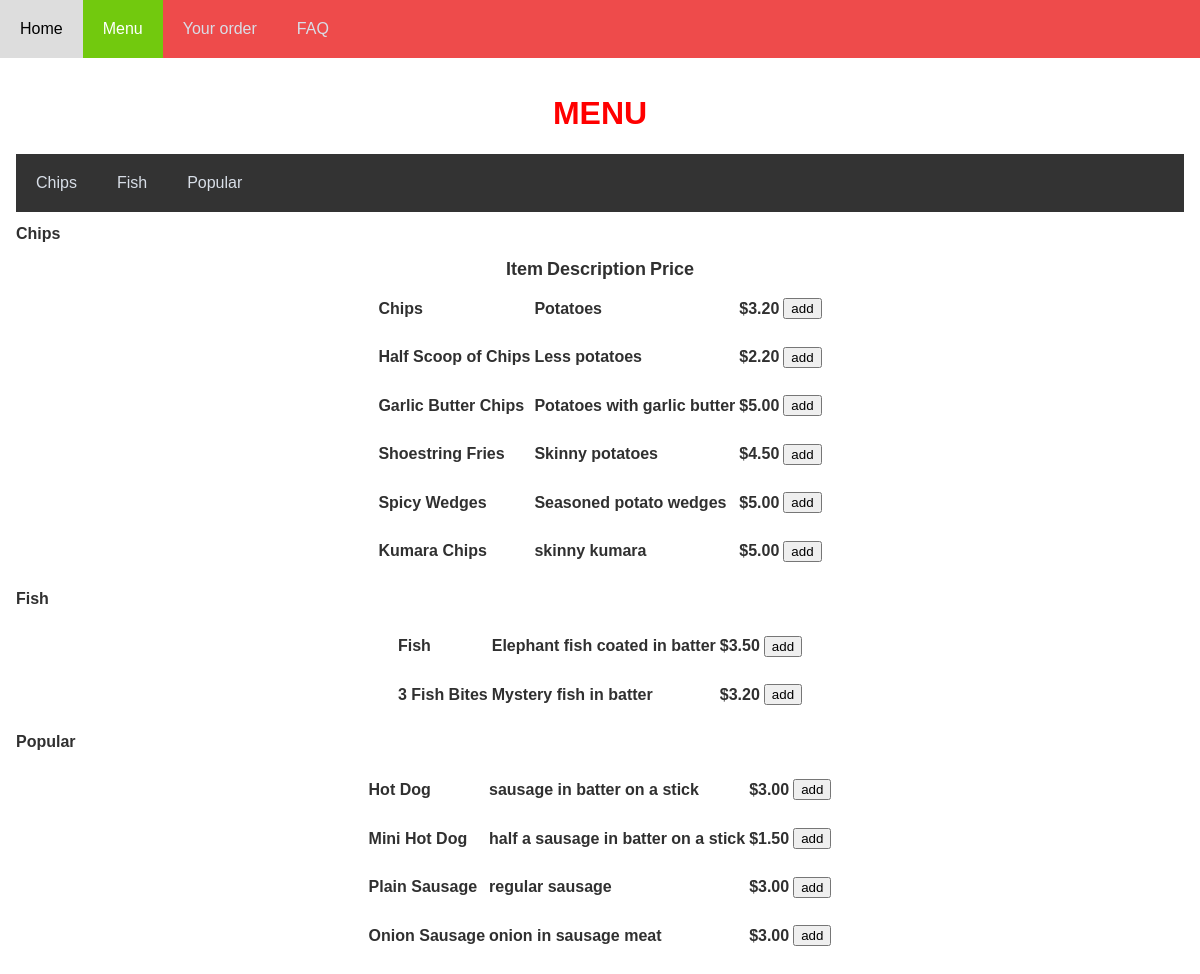
Before: /menu with the older database file.
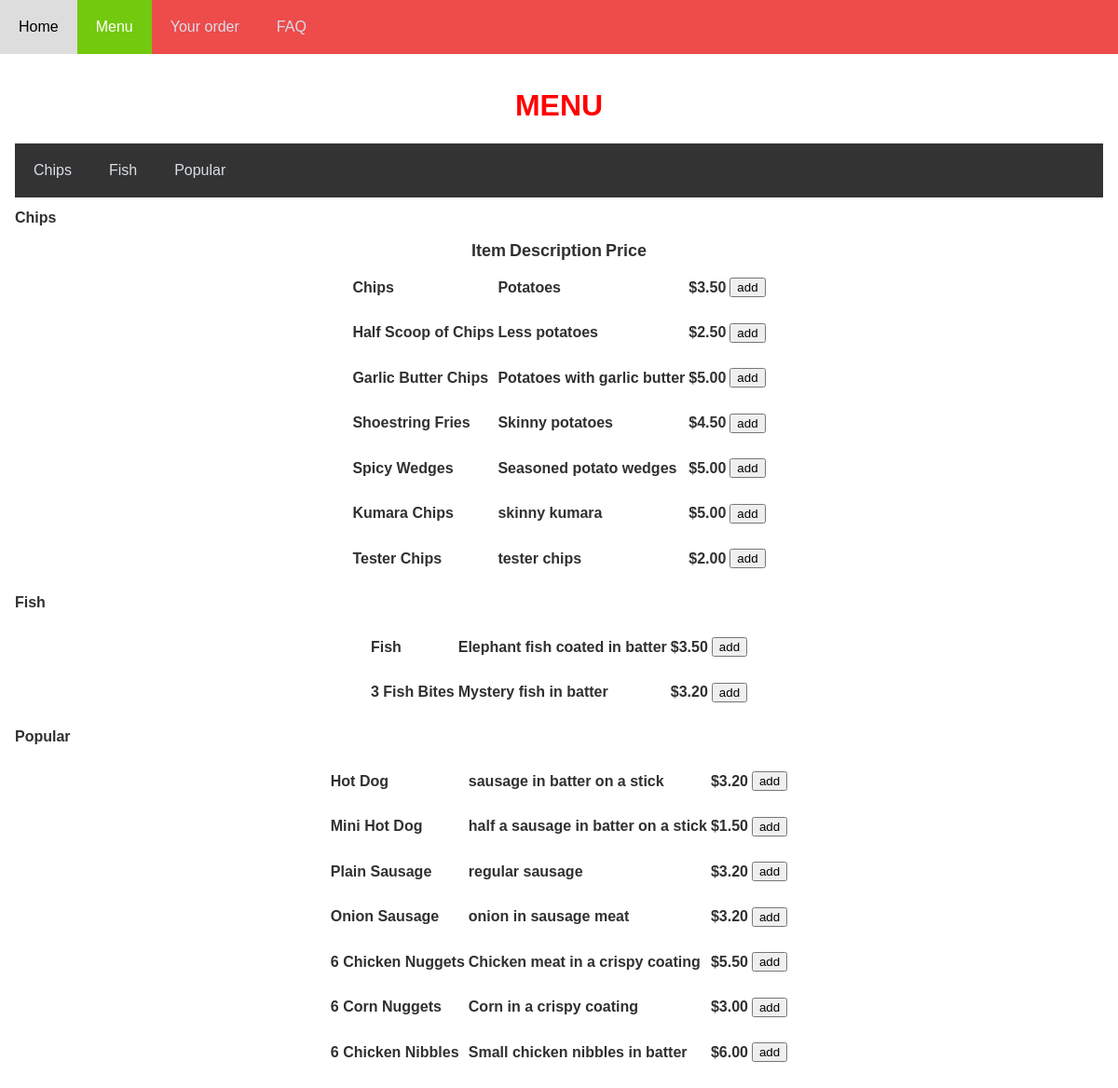
After: the same page with the newer database file.
### tables this page shows
CREATE TABLE item (id INTEGER PRIMARY KEY, name STRING, description STRING, price DECIMAL, type STRING (100));

### main.py (the view)
@app.route("/menu", methods =['GET', 'POST'])
def menu():
   cursor = get_db().cursor()
   chips = "SELECT name, description, price FROM item WHERE type = 'Chips'"
   cursor.execute(chips)
   chips = cursor.fetchall()
   cursor = get_db().cursor()
   fish = "SELECT name, description, price FROM item WHERE type = 'Fish'"
   cursor.execute(fish)
   fish = cursor.fetchall()
   popular = "SELECT name, description, price FROM item WHERE type = 'Popular'"
   cursor.execute(popular)
   popular = cursor.fetchall()
   return render_template("menu.html", chips = chips, fish = fish, popular = popular,)

### main.py (called while the page is built)
def get_db():
    db = getattr(g, '_database', None)
    if db is None:
        db = g._database = sqlite3.connect(DATABASE)
    return db

@app.teardown_appcontext
def close_connection(exception):
    db = getattr(g, '_database', None)
    if db is not None:
        db.close()

### templates/menu.html (shortened to what this page needs)
<!DOCTYPE html>
<html lang="en">
<head>
    <link rel="stylesheet" href={{url_for('static',filename='stickymenu.css')}}>
    <link rel="stylesheet" href={{url_for('static',filename='text.css')}}>
</head>
<body>
    <div id="navbar">
        <a href="http://127.0.0.1:5000/home"><th>Home</th></a>
        <a class = "active" href="http://127.0.0.1:5000/menu">Menu</a>
        <a href="http://127.0.0.1:5000/orders">Your order</a>
        <a href="http://127.0.0.1:5000/faq">FAQ</a>
      </div>
      <div class="content">
    <h1>MENU</h1>
    <div id="menubar">
        <a href="http://127.0.0.1:5000/menu#chips">Chips</a>
        <a href="http://127.0.0.1:5000/menu#fish">Fish</a>
        <a href="http://127.0.0.1:5000/menu#popular">Popular</a>
    </div>
    <h2 id="chips">Chips</h2>
    <table class="center">
        <tr>
            <th>Item</th>
            <th>Description</th>
            <th>Price</th>
            <table class="center table-hover">
                {% for item in chips%}
                <tr>
                    <td><h2>{{ item [0] }}</h2></td>
                    <td><h2>{{ item [1] }}</h2></td>
                    <td><h2>{{ item [2] }}</h2></td>
                    <td>
                        <form action="/add" method="post">
                        <input type="submit" value="add">
                        </form>
                    </td>
                </tr>
                {% endfor %}
            </table>
            <h2 id="fish">Fish</h2>
           <table class="center table-hover">
                {% for item in fish%}
                <tr>
                    <td><h2>{{ item [0] }}</h2></td>
                    <td><h2>{{ item [1] }}</h2></td>
                    <td><h2>{{ item [2] }}</h2></td>
                    <td>
                        <form action="/add" method="post">
                        <input type="submit" value="add">
                        </form>
                    </td>
                </tr>
                {% endfor %}
                <table class="center table-hover">
                    <h2 id="popular">Popular</h2>
                    {% for item in popular%}
                    <tr>
                        <td><h2>{{ item [0] }}</h2></td>
                        <td><h2>{{ item [1] }}</h2></td>
                        <td><h2>{{ item [2] }}</h2></td>
                        <td>
                            <form action="/add" method="post">
                            <input type="submit" value="add">
                            </form>
                        </td>
                    </tr>
                    {% endfor %}
                    </table>
                </div>
    </body>
</html>

### static/stickymenu.css (style rules this page uses)
#navbar { overflow: hidden; background-color: rgb(238, 75, 75); }
#navbar a { float: left; display: block; color: #d8dee7; text-align: center; padding: 20px; text-decoration: none; font-family: Arial, Helvetica, sans-serif; }
html,body { padding:0; margin:0; }
body { margin: 0; }
.content { padding: 16px; }
#navbar a.active { background-color: #72c90e; color: white; }
#menubar { overflow: hidden; background-color: #333; }
#menubar a { float: left; display: block; color: #d8dee7; text-align: center; padding: 20px; text-decoration: none; font-family: Arial, Helvetica, sans-serif; }
h1 { color: red; text-align: center; font-family: Arial, Helvetica, sans-serif; }
h2 { color: rgb(48, 48, 48); font-family: Arial, Helvetica, sans-serif; font-size: medium; text-align: left; }
table.center { margin-left: auto; margin-right: auto; }
th { color: rgb(48, 48, 48); font-family: Arial, Helvetica, sans-serif; font-size: large; text-align: center; }

### static/text.css (style rules this page uses)
h1 { color: red; text-align: center; font-family: Arial, Helvetica, sans-serif; }
h2 { color: rgb(48, 48, 48); font-family: Arial, Helvetica, sans-serif; font-size: medium; text-align: left; }
table.center { margin-left: auto; margin-right: auto; }
th { color: rgb(48, 48, 48); font-family: Arial, Helvetica, sans-serif; font-size: large; text-align: center; }

Changed rows visible on the page:
changed item "Chips": price "$3.20" → "$3.50"
changed item "Half Scoop of Chips": price "$2.20" → "$2.50"
added item: name "Tester Chips", description "tester chips", price "$2.00", shown under "Chips"
changed item "Hot Dog": price "$3.00" → "$3.20"
changed item "Plain Sausage": price "$3.00" → "$3.20"
changed item "Onion Sausage": price "$3.00" → "$3.20"
added item: name "6 Chicken Nuggets", description "Chicken meat in a crispy coating", price "$5.50", shown under "Popular"
added item: name "6 Corn Nuggets", description "Corn in a crispy coating", price "$3.00", shown under "Popular"
added item: name "6 Chicken Nibbles", description "Small chicken nibbles in batter", price "$6.00", shown under "Popular"
